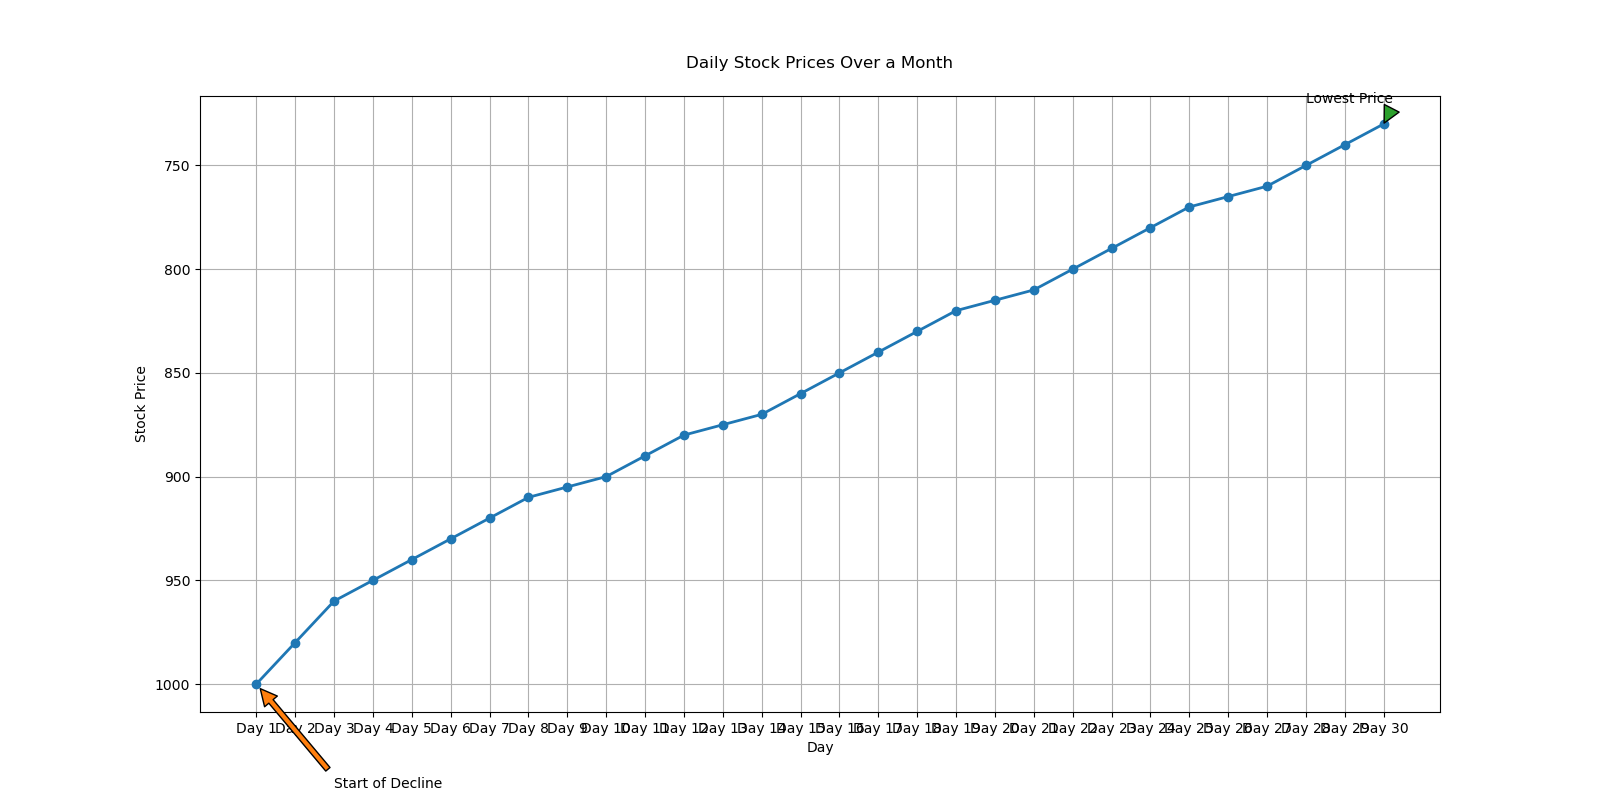

Reproduce this figure in Python.

import matplotlib.pyplot as plt

# Data
days = ["Day 1", "Day 2", "Day 3", "Day 4", "Day 5", "Day 6", 
        "Day 7", "Day 8", "Day 9", "Day 10", "Day 11", "Day 12", 
        "Day 13", "Day 14", "Day 15", "Day 16", "Day 17", "Day 18", 
        "Day 19", "Day 20", "Day 21", "Day 22", "Day 23", "Day 24", 
        "Day 25", "Day 26", "Day 27", "Day 28", "Day 29", "Day 30"]
stock_prices = [1000, 980, 960, 950, 940, 930, 920, 910, 905, 900, 
                890, 880, 875, 870, 860, 850, 840, 830, 820, 815, 
                810, 800, 790, 780, 770, 765, 760, 750, 740, 730]

plt.figure(figsize=(16, 8))
plt.plot(days, stock_prices, marker='o', color='#1f77b4', linewidth=2)

plt.annotate('Start of Decline', xy=(0, 1000), xytext=(2, 1050),
             arrowprops=dict(facecolor='#ff7f0e', shrink=0.05))
plt.annotate('Lowest Price', xy=(29, 730), xytext=(27, 720),
             arrowprops=dict(facecolor='#2ca02c', shrink=0.05))

plt.title('Daily Stock Prices Over a Month', pad=20)
plt.xlabel('Day')
plt.ylabel('Stock Price')
plt.grid(True)
plt.gca().invert_yaxis()

plt.show()
